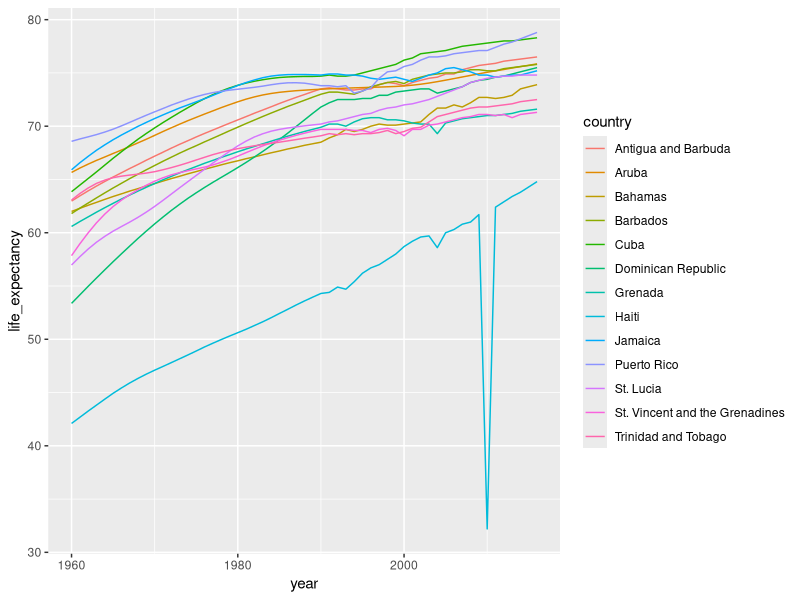
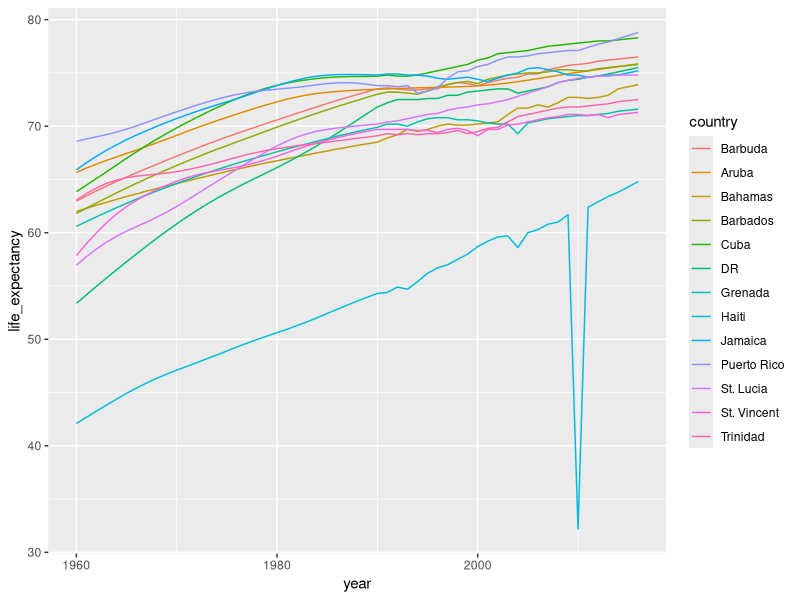

Generate these figures, in order, with R:

library(dslabs)
library(tidyverse)

data("gapminder")

# Plot Example
gapminder %>%
  filter(region=="Caribbean") %>%
  ggplot(aes(year, life_expectancy, color = country)) +
  geom_line()
# The above plot shows an inefficient use of space to accomodate long country names

# Here are the longest ones:
gapminder %>%
  filter(region=="Caribbean") %>%
  filter(str_length(country) >= 12) %>%
  distinct(country)
# Antigua and Barbuda
# Dominican Republic
# St. Vincent and the Grenadines
# Trinidad and Tobago

# b/c the above names appear multiple times in the dataset
# we need to pick nicknames and apply them to all instances of these countries

# recode()
gapminder %>% filter(region=="Caribbean") %>%
  mutate(country = recode(country,
                          `Antigua and Barbuda` = "Barbuda",
                          `Dominican Republic` = "DR",
                          `St. Vincent and the Grenadines` = "St. Vincent",
                          `Trinidad and Tobago` = "Trinidad")) %>%
  ggplot(aes(year, life_expectancy, color = country)) +
  geom_line()
# Note that we surround the long names with `` b/c we are nonstandard var names;
# This way, we can change every instance of them.
